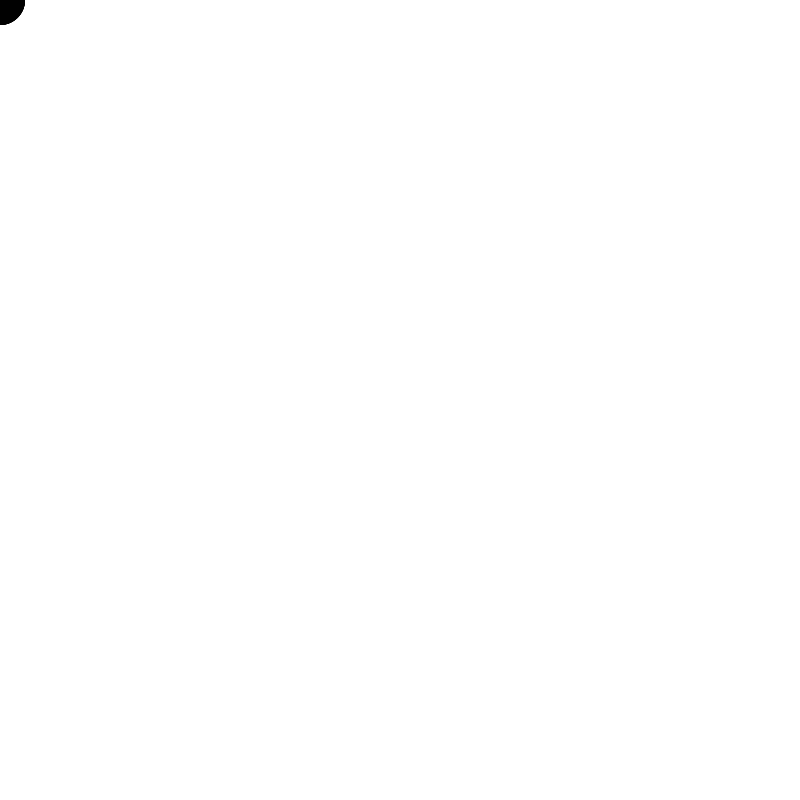
Frame 1 (no input)
Frame 60 (the mouse pressed at the canvas centre just before this capture): identical to frame 1, image omitted
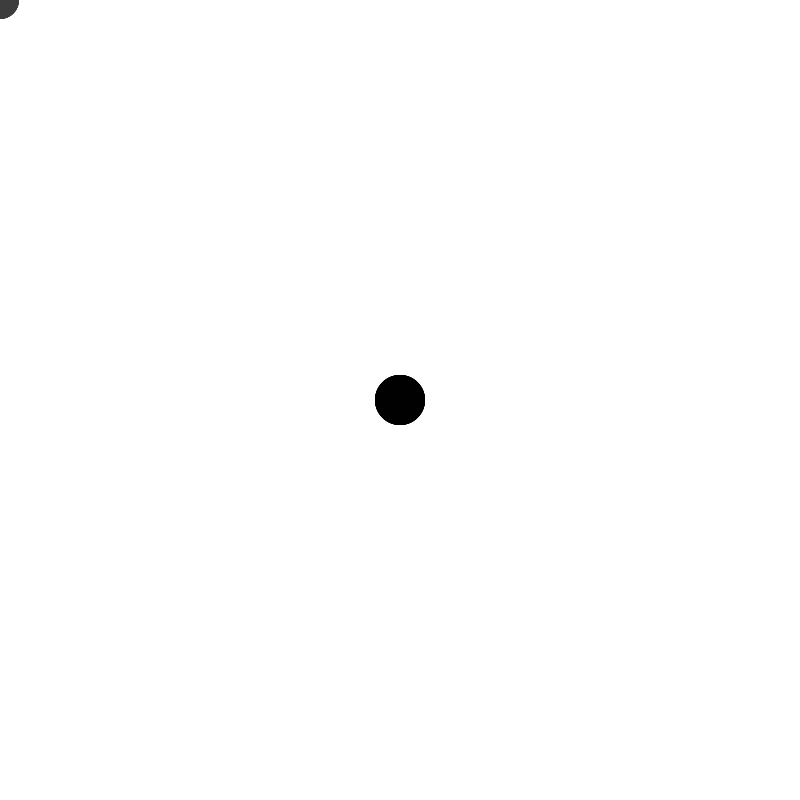
Frame 120 (the mouse held since frame 60 and released just before this capture)

The Processing sketch that drew these frames (run headless with seeded random() and noise(); from frame 60 on, the mouse is pressed at the canvas centre):

// Processing sketch: ssssnake
// ── ssssnake.pde
int[] xpos = new int[255];
int[] ypos = new int[255];

void setup() {
  size(800, 800);
  frameRate(255);

 // Initialiser les positions à 0
 for (int i = 0; i < xpos.length; i++) {
   xpos[i] = 0;
   ypos[i] = 0;
 }
}

void draw() {
  noCursor();
  background(255);

  // Décaler les valeurs à gauche
  for (int i = 0; i < xpos.length - 1; i++) {
    xpos[i] = xpos[i + 1];
    ypos[i] = ypos[i + 1];
  }

  // La nouvelle position vient à la fin du tableau
  xpos[xpos.length - 1] = mouseX;
  ypos[ypos.length - 1] = mouseY;

  // Dessiner tout
  noStroke();
  for (int i = 0; i < xpos.length; i++) {
    fill(255 - i);
    ellipse(xpos[i], ypos[i], i/5, i/5);
  }
}
